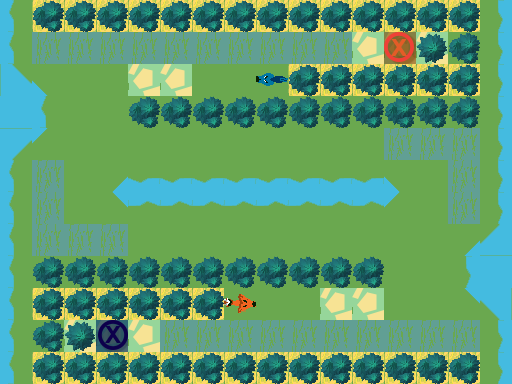

Tiled map render using the project's own tile images. Description and the whole map definition, tile-layer contents included, below:
An orthogonal 16x12 tile map with 32x32 px tiles, 3 tile layers (Ground, Obstacles, Objects), 1 hidden layer not drawn.

<map version="1.0" orientation="orthogonal" renderorder="right-down" width="16" height="12" tilewidth="32" tileheight="32" nextobjectid="1">
 <tileset firstgid="1" name="TilesetPlaceholder" tilewidth="32" tileheight="32" tilecount="240" columns="10">
  <image source="../../../../Tileset.png" width="320" height="768" />
 </tileset>
 <layer name="Ground" width="16" height="12">
  <data encoding="csv">
3221225483,2,2,2,2,2,2,2,2,2,2,2,2,2,2,11,
3221225483,7,7,7,7,7,7,7,7,7,7,8,8,8,1,11,
2684354581,2684354591,1,1,8,8,1,1,1,2,2,2,2,2,2,11,
5,3221225483,1,1,1,1,1,1,1,1,1,1,1,1,1,11,
3221225493,3221225503,1,1,1,1,1,1,1,1,1,1,7,7,7,11,
3221225483,7,1,31,2684354571,2684354571,2684354571,2684354571,2684354571,2684354571,2684354571,2684354571,2684354591,1,7,11,
3221225483,7,1,1610612767,1610612747,1610612747,1610612747,1610612747,1610612747,1610612747,1610612747,1610612747,3221225503,1,7,11,
3221225483,7,7,7,1,1,1,1,1,1,1,1,1,1,31,21,
3221225483,1,1,1,1,1,1,1,1,1,1,1,1,1,11,5,
3221225483,2,2,2,2,2,2,1,1,1,8,8,1,1,1610612767,1610612757,
3221225483,1,8,8,8,7,7,7,7,7,7,7,7,7,7,11,
3221225483,2,2,2,2,2,2,2,2,2,2,2,2,2,2,11
</data>
 </layer>
 <layer name="Obstacles" width="16" height="12">
  <data encoding="csv">
0,42,42,42,42,42,42,42,42,42,42,42,42,42,42,0,
0,0,0,0,0,0,0,0,0,0,0,0,0,53,0,0,
0,0,0,0,0,0,0,0,0,42,42,42,42,42,42,0,
0,0,0,0,42,42,42,42,42,42,42,42,42,42,42,0,
0,0,0,0,0,0,0,0,0,0,0,0,0,0,0,0,
0,0,0,0,0,0,0,0,0,0,0,0,0,0,0,0,
0,0,0,0,0,0,0,0,0,0,0,0,0,0,0,0,
0,0,0,0,0,0,0,0,0,0,0,0,0,0,0,0,
0,42,42,42,42,42,42,42,42,42,42,42,0,0,0,0,
0,42,42,42,42,42,42,0,0,0,0,0,0,0,0,0,
0,0,53,0,0,0,0,0,0,0,0,0,0,0,0,0,
0,42,42,42,42,42,42,42,42,42,42,42,42,42,42,0
</data>
 </layer>
 <layer name="Objects" width="16" height="12">
  <data encoding="csv">
0,0,0,0,0,0,0,0,0,0,0,0,0,0,0,0,
0,0,0,0,0,0,0,0,0,0,0,0,181,0,42,0,
0,0,0,0,0,0,0,0,1610612928,0,0,0,0,0,0,0,
0,0,0,0,0,0,0,0,0,0,0,0,0,0,0,0,
0,0,0,0,0,0,0,0,0,0,0,0,0,0,0,0,
0,0,0,0,0,0,0,0,0,0,0,0,0,0,0,0,
0,0,0,0,0,0,0,0,0,0,0,0,0,0,0,0,
0,0,0,0,0,0,0,0,0,0,0,0,0,0,0,0,
0,0,0,0,0,0,0,0,0,0,0,0,0,0,0,0,
0,0,0,0,0,0,0,2684354751,0,0,0,0,0,0,0,0,
0,42,0,182,0,0,0,0,0,0,0,0,0,0,0,0,
0,0,0,0,0,0,0,0,0,0,0,0,0,0,0,0
</data>
 </layer>
 <layer name="Solution" width="16" height="12" visible="0">
  <data encoding="csv">
0,0,222,222,222,222,222,222,222,222,222,222,222,222,222,0,
0,0,222,0,0,0,0,0,0,0,0,0,0,0,0,0,
0,0,222,232,232,232,232,232,232,232,232,232,232,0,0,0,
0,0,222,232,0,0,0,0,0,0,0,0,0,0,0,0,
0,222,222,232,232,232,232,232,232,232,232,232,232,232,232,0,
0,222,0,0,0,0,0,0,0,0,0,0,0,0,232,0,
0,222,0,0,0,0,0,0,0,0,0,0,0,0,232,0,
0,222,222,222,222,222,222,222,222,222,222,222,222,232,232,0,
0,0,0,0,0,0,0,0,0,0,0,0,222,232,0,0,
0,0,0,222,222,222,222,222,222,222,222,222,222,232,0,0,
0,0,0,0,0,0,0,0,0,0,0,0,0,232,0,0,
0,232,232,232,232,232,232,232,232,232,232,232,232,232,0,0
</data>
 </layer>
</map>
